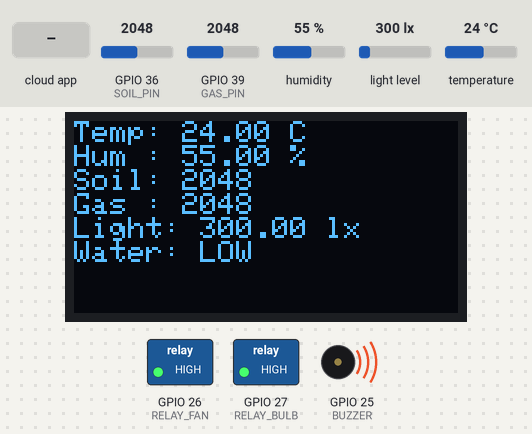
The sketch below on a simulated ESP32. Parts: 128×64 one-colour display, switched loads named in the sketch (green lamp = pin HIGH), buzzer (waves = sounding, pin HIGH). The inputs (shaded band) are chosen by the test bench; at power-on: humidity 55 %, light level 300 lx, GPIO 36 (SOIL_PIN) = 2048, GPIO 39 (GAS_PIN) = 2048, temperature 24 °C. WiFi joins after 1.5 s; servers stay silent unless stated; the Firebase database answers and starts empty; what the sketch prints to the serial monitor is not drawn.

Above: at 6.8 s.
6.9 s: the phone or cloud app sets waterLevel to 1
At 11.7 s:
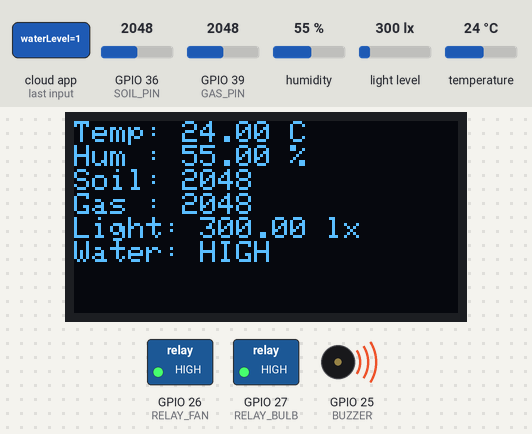
12.5 s: the phone or cloud app sets autoMode to 1
At 16.1 s:
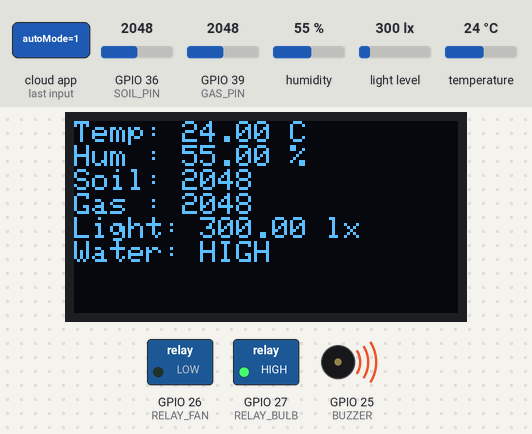
17.0 s: humidity set to 22 %
At 21.3 s:
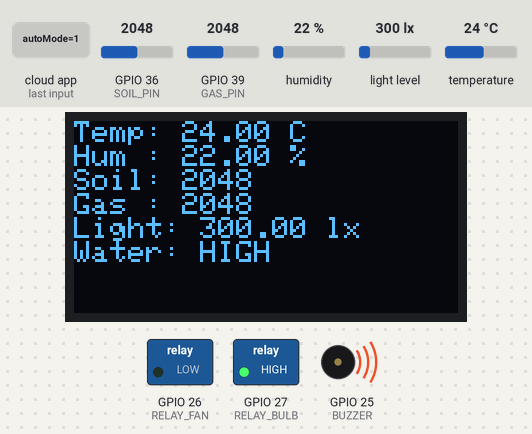
21.9 s: the phone or cloud app sets waterLevel to 0
At 26.1 s:
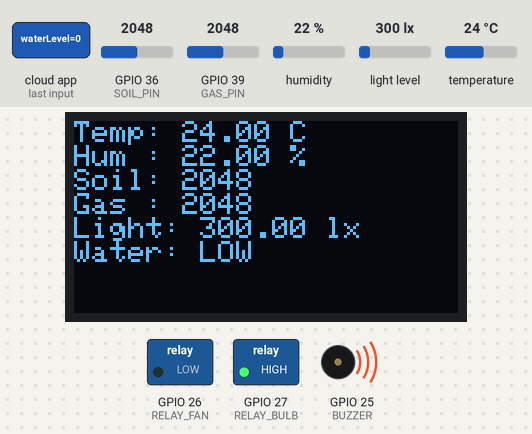
26.7 s: light level set to 40 lx
At 30.9 s:
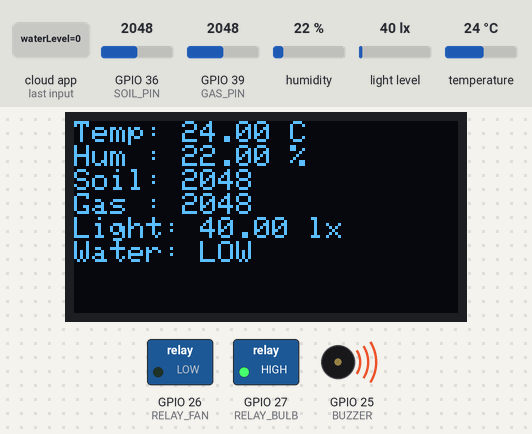
31.4 s: GPIO 36 (SOIL_PIN) set to 2866
At 35.7 s:
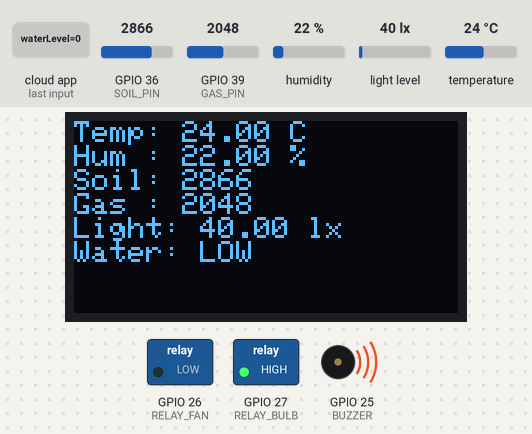
Timing chart, 0 to 37.1 s (numbered marks = the images above; inputs shaded):
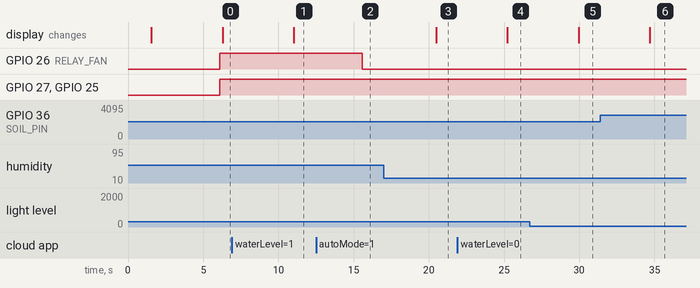

The sketch:

main_esp32.ino
```cpp
#include <WiFi.h>
#include <Firebase_ESP_Client.h>
#include <Adafruit_SSD1306.h>
#include <Adafruit_GFX.h>
#include <Wire.h>
#include "DHT.h"
#include <BH1750.h>

// -------------------- Firebase Configuration --------------------
FirebaseData fbdo;
FirebaseAuth auth;
FirebaseConfig config;

#define API_KEY "pnPjJvGH2wTO0agSX3MMt7W3CSpfl32A6ge0va0j"
#define DATABASE_URL "https://sensor-hub-91866-default-rtdb.firebaseio.com/"

// -------------------- WiFi Configuration --------------------
#define WIFI_SSID "Dialog 4G 287"
#define WIFI_PASSWORD "dilshanpdn281220"

// -------------------- Sensors and Devices --------------------
#define DHTPIN 17
#define DHTTYPE DHT22
#define SOIL_PIN 36
#define GAS_PIN 39

#define RELAY_FAN 26
#define RELAY_BULB 27
#define BUZZER 25

DHT dht(DHTPIN, DHTTYPE);
BH1750 lightMeter;

// -------------------- OLED Display --------------------
#define SCREEN_WIDTH 128
#define SCREEN_HEIGHT 64
Adafruit_SSD1306 display(SCREEN_WIDTH, SCREEN_HEIGHT, &Wire, -1);

// -------------------- Variables --------------------
float temp, hum, lightVal;
int soilVal, gasVal, waterVal;
bool autoMode = true;
bool fanOn = false;
bool bulbOn = false;
bool buzzerState = false;
int tempThreshold = 30;
int lightThreshold = 50;
int gasThreshold = 300;

// -------------------- Setup --------------------
void setup() {
  Serial.begin(115200);

  // Wi-Fi Connection
  WiFi.begin(WIFI_SSID, WIFI_PASSWORD);
  Serial.print("Connecting to Wi-Fi");
  while (WiFi.status() != WL_CONNECTED) {
    delay(500);
    Serial.print(".");
  }
  Serial.println("\n✅ WiFi Connected");

  // Firebase Configuration
  config.api_key = API_KEY;
  config.database_url = DATABASE_URL;
  config.signer.tokens.legacy_token = "pnPjJvGH2wTO0agSX3MMt7W3CSpfl32A6ge0va0j";

  Firebase.begin(&config, &auth);
  Firebase.reconnectWiFi(true);

  // Initialize sensors
  dht.begin();
 // SDA = 21, SCL = 22
Wire.begin(21, 22);
// Continuous high resolution mode, address 0x23
lightMeter.begin(BH1750::CONTINUOUS_HIGH_RES_MODE, 0x23);


  // Pin modes
  pinMode(RELAY_FAN, OUTPUT);
  pinMode(RELAY_BULB, OUTPUT);
  pinMode(BUZZER, OUTPUT);


  digitalWrite(RELAY_FAN, LOW);
  digitalWrite(RELAY_BULB, LOW);
  digitalWrite(BUZZER, LOW);

  // OLED Setup
  display.begin(SSD1306_SWITCHCAPVCC, 0x3C);
  display.clearDisplay();
  display.setTextColor(SSD1306_WHITE);
  display.setTextSize(1);
  display.setCursor(0, 0);
  display.println("🌿 Greenhouse Starting...");
  display.display();
  delay(2000);
}

// -------------------- Main Loop --------------------
void loop() {
  // ---- Read Sensors ----
  temp = dht.readTemperature();
  hum = dht.readHumidity();
  soilVal = analogRead(SOIL_PIN);
  gasVal = analogRead(GAS_PIN);
  lightVal = lightMeter.readLightLevel();


  // ---- Push Sensor Data to Firebase ----
  Firebase.RTDB.setFloat(&fbdo, "/sensors/temp", temp);
  if (Firebase.RTDB.setFloat(&fbdo, "/sensors/temp", temp)) {
  Serial.println("Temp updated");
} else {
  Serial.println("Error: " + fbdo.errorReason());
}

  Firebase.RTDB.setFloat(&fbdo, "/sensors/hum", hum);
  if (Firebase.RTDB.setFloat(&fbdo, "/sensors/temp", temp)) {
  Serial.println("Temp updated");
} else {
  Serial.println("Error: " + fbdo.errorReason());
}

  Firebase.RTDB.setInt(&fbdo, "/sensors/soil", soilVal);
  if (Firebase.RTDB.setFloat(&fbdo, "/sensors/temp", temp)) {
  Serial.println("Temp updated");
} else {
  Serial.println("Error: " + fbdo.errorReason());
}

  Firebase.RTDB.setInt(&fbdo, "/sensors/gas", gasVal);
  if (Firebase.RTDB.setFloat(&fbdo, "/sensors/temp", temp)) {
  Serial.println("Temp updated");
} else {
  Serial.println("Error: " + fbdo.errorReason());
}

  Firebase.RTDB.setFloat(&fbdo, "/sensors/light", lightVal);
  if (Firebase.RTDB.setFloat(&fbdo, "/sensors/temp", temp)) {
  Serial.println("Temp updated");
} else {
  Serial.println("Error: " + fbdo.errorReason());
}

// ---- Read Water Level from Board2 ----
if (Firebase.RTDB.getInt(&fbdo, "/sensors/waterLevel")) {
  waterVal = fbdo.intData();
} else {
  waterVal = -1; // Error reading
  Serial.println("Water read error: " + fbdo.errorReason());
}


  // ---- Read Control Settings from Firebase ----
  if (Firebase.RTDB.getBool(&fbdo, "/control/autoMode")) autoMode = fbdo.boolData();
  if (Firebase.RTDB.getBool(&fbdo, "/control/fanOn")) fanOn = fbdo.boolData();
  if (Firebase.RTDB.getBool(&fbdo, "/control/bulbOn")) bulbOn = fbdo.boolData();
  if (Firebase.RTDB.getInt(&fbdo, "/control/tempThreshold")) tempThreshold = fbdo.intData();
  if (Firebase.RTDB.getInt(&fbdo, "/control/lightThreshold")) lightThreshold = fbdo.intData();
  if (Firebase.RTDB.getInt(&fbdo, "/control/gasThreshold")) gasThreshold = fbdo.intData();

  // ---- Automatic Control Logic ----
  if (autoMode) {
    if (temp > tempThreshold)
      digitalWrite(RELAY_FAN, LOW);
    else
      digitalWrite(RELAY_FAN, HIGH);

    if (lightVal < lightThreshold)
      digitalWrite(RELAY_BULB, LOW);
    else
      digitalWrite(RELAY_BULB, HIGH);
  } else {
    digitalWrite(RELAY_FAN, fanOn ? LOW : HIGH);
    digitalWrite(RELAY_BULB, bulbOn ? LOW : HIGH);

  }

  // ---- Buzzer Alerts ----
  if (gasVal > gasThreshold || waterVal == 1) {
    digitalWrite(BUZZER, HIGH);
    Firebase.RTDB.setBool(&fbdo, "/alerts/buzzer", true);
  } else {
    digitalWrite(BUZZER, LOW);
    Firebase.RTDB.setBool(&fbdo, "/alerts/buzzer", false);
  }

  // ---- OLED Display Update ----
  display.clearDisplay();
  display.setCursor(0, 0);
  display.print("Temp: "); display.print(temp); display.println(" C");
  display.print("Hum : "); display.print(hum); display.println(" %");
  display.print("Soil: "); display.println(soilVal);
  display.print("Gas : "); display.println(gasVal);
  display.print("Light: "); display.print(lightVal); display.println(" lx");
  display.print("Water: ");
  if (waterVal == 1) {
    display.println("HIGH");
}
  else if (waterVal == 0) {   // <-- parentheses added
    display.println("LOW");
}
  else {
    display.println("ERR");
}

  display.display();
  delay(2000);
}
```

Measured:
- after the input at 6.9 s, the display: changes after 4.1 s (image 1)
- after the input at 12.5 s, GPIO 26 (RELAY_FAN): HIGH → LOW after 3.1 s
- after the input at 17.0 s, the display: changes after 3.5 s (image 3)
- after the input at 21.9 s, the display: changes after 3.3 s (image 4)
- after the input at 26.7 s, the display: changes after 3.3 s (image 5)
- after the input at 31.4 s, the display: changes after 3.3 s (image 6)
